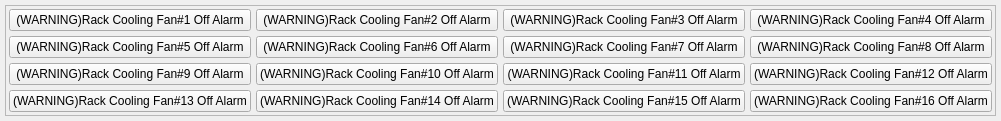
     <widget class="QWidget" name="tabD157">
      <attribute name="title">
       <string>D157</string>
      </attribute>
      <layout class="QVBoxLayout" name="verticalLayout_8" stretch="0">
       <property name="spacing">
        <number>5</number>
       </property>
       <property name="leftMargin">
        <number>5</number>
       </property>
       <property name="topMargin">
        <number>5</number>
       </property>
       <property name="rightMargin">
        <number>5</number>
       </property>
       <property name="bottomMargin">
        <number>5</number>
       </property>
       <item>
        <widget class="QFrame" name="frame_8">
         <property name="frameShape">
          <enum>QFrame::StyledPanel</enum>
         </property>
         <property name="frameShadow">
          <enum>QFrame::Raised</enum>
         </property>
         <layout class="QGridLayout" name="gridLayout_9">
          <property name="leftMargin">
           <number>3</number>
          </property>
          <property name="topMargin">
           <number>3</number>
          </property>
          <property name="rightMargin">
           <number>3</number>
          </property>
          <property name="bottomMargin">
           <number>3</number>
          </property>
          <property name="spacing">
           <number>5</number>
          </property>
          <item row="0" column="0">
           <widget class="QPushButton" name="D157_1">
            <property name="sizePolicy">
             <sizepolicy hsizetype="Preferred" vsizetype="Preferred">
              <horstretch>0</horstretch>
              <verstretch>0</verstretch>
             </sizepolicy>
            </property>
            <property name="text">
             <string>(WARNING)Rack Cooling Fan#1 Off Alarm</string>
            </property>
            <property name="checkable">
             <bool>true</bool>
            </property>
           </widget>
          </item>
          <item row="0" column="1">
           <widget class="QPushButton" name="D157_2">
            <property name="sizePolicy">
             <sizepolicy hsizetype="Preferred" vsizetype="Preferred">
              <horstretch>0</horstretch>
              <verstretch>0</verstretch>
             </sizepolicy>
            </property>
            <property name="text">
             <string>(WARNING)Rack Cooling Fan#2 Off Alarm</string>
            </property>
            <property name="checkable">
             <bool>true</bool>
            </property>
           </widget>
          </item>
          <item row="0" column="2">
           <widget class="QPushButton" name="D157_3">
            <property name="sizePolicy">
             <sizepolicy hsizetype="Preferred" vsizetype="Preferred">
              <horstretch>0</horstretch>
              <verstretch>0</verstretch>
             </sizepolicy>
            </property>
            <property name="text">
             <string>(WARNING)Rack Cooling Fan#3 Off Alarm</string>
            </property>
            <property name="checkable">
             <bool>true</bool>
            </property>
           </widget>
          </item>
          <item row="0" column="3">
           <widget class="QPushButton" name="D157_4">
            <property name="sizePolicy">
             <sizepolicy hsizetype="Preferred" vsizetype="Preferred">
              <horstretch>0</horstretch>
              <verstretch>0</verstretch>
             </sizepolicy>
            </property>
            <property name="text">
             <string>(WARNING)Rack Cooling Fan#4 Off Alarm</string>
            </property>
            <property name="checkable">
             <bool>true</bool>
            </property>
           </widget>
          </item>
          <item row="1" column="0">
           <widget class="QPushButton" name="D157_5">
            <property name="sizePolicy">
             <sizepolicy hsizetype="Preferred" vsizetype="Preferred">
              <horstretch>0</horstretch>
              <verstretch>0</verstretch>
             </sizepolicy>
            </property>
            <property name="text">
             <string>(WARNING)Rack Cooling Fan#5 Off Alarm</string>
            </property>
            <property name="checkable">
             <bool>true</bool>
            </property>
           </widget>
          </item>
          <item row="1" column="1">
           <widget class="QPushButton" name="D157_6">
            <property name="sizePolicy">
             <sizepolicy hsizetype="Preferred" vsizetype="Preferred">
              <horstretch>0</horstretch>
              <verstretch>0</verstretch>
             </sizepolicy>
            </property>
            <property name="text">
             <string>(WARNING)Rack Cooling Fan#6 Off Alarm</string>
            </property>
            <property name="checkable">
             <bool>true</bool>
            </property>
           </widget>
          </item>
          <item row="1" column="2">
           <widget class="QPushButton" name="D157_7">
            <property name="sizePolicy">
             <sizepolicy hsizetype="Preferred" vsizetype="Preferred">
              <horstretch>0</horstretch>
              <verstretch>0</verstretch>
             </sizepolicy>
            </property>
            <property name="text">
             <string>(WARNING)Rack Cooling Fan#7 Off Alarm</string>
            </property>
            <property name="checkable">
             <bool>true</bool>
            </property>
           </widget>
          </item>
          <item row="1" column="3">
           <widget class="QPushButton" name="D157_8">
            <property name="sizePolicy">
             <sizepolicy hsizetype="Preferred" vsizetype="Preferred">
              <horstretch>0</horstretch>
              <verstretch>0</verstretch>
             </sizepolicy>
            </property>
            <property name="text">
             <string>(WARNING)Rack Cooling Fan#8 Off Alarm</string>
            </property>
            <property name="checkable">
             <bool>true</bool>
            </property>
           </widget>
          </item>
          <item row="2" column="0">
           <widget class="QPushButton" name="D157_9">
            <property name="sizePolicy">
             <sizepolicy hsizetype="Preferred" vsizetype="Preferred">
              <horstretch>0</horstretch>
              <verstretch>0</verstretch>
             </sizepolicy>
            </property>
            <property name="text">
             <string>(WARNING)Rack Cooling Fan#9 Off Alarm</string>
            </property>
            <property name="checkable">
             <bool>true</bool>
            </property>
           </widget>
          </item>
          <item row="2" column="1">
           <widget class="QPushButton" name="D157_10">
            <property name="sizePolicy">
             <sizepolicy hsizetype="Preferred" vsizetype="Preferred">
              <horstretch>0</horstretch>
              <verstretch>0</verstretch>
             </sizepolicy>
            </property>
            <property name="text">
             <string>(WARNING)Rack Cooling Fan#10 Off Alarm</string>
            </property>
            <property name="checkable">
             <bool>true</bool>
            </property>
           </widget>
          </item>
          <item row="2" column="2">
           <widget class="QPushButton" name="D157_11">
            <property name="sizePolicy">
             <sizepolicy hsizetype="Preferred" vsizetype="Preferred">
              <horstretch>0</horstretch>
              <verstretch>0</verstretch>
             </sizepolicy>
            </property>
            <property name="text">
             <string>(WARNING)Rack Cooling Fan#11 Off Alarm</string>
            </property>
            <property name="checkable">
             <bool>true</bool>
            </property>
           </widget>
          </item>
          <item row="2" column="3">
           <widget class="QPushButton" name="D157_12">
            <property name="sizePolicy">
             <sizepolicy hsizetype="Preferred" vsizetype="Preferred">
              <horstretch>0</horstretch>
              <verstretch>0</verstretch>
             </sizepolicy>
            </property>
            <property name="text">
             <string>(WARNING)Rack Cooling Fan#12 Off Alarm</string>
            </property>
            <property name="checkable">
             <bool>true</bool>
            </property>
           </widget>
          </item>
          <item row="3" column="0">
           <widget class="QPushButton" name="D157_13">
            <property name="sizePolicy">
             <sizepolicy hsizetype="Preferred" vsizetype="Preferred">
              <horstretch>0</horstretch>
              <verstretch>0</verstretch>
             </sizepolicy>
            </property>
            <property name="text">
             <string>(WARNING)Rack Cooling Fan#13 Off Alarm</string>
            </property>
            <property name="checkable">
             <bool>true</bool>
            </property>
           </widget>
          </item>
          <item row="3" column="1">
           <widget class="QPushButton" name="D157_14">
            <property name="sizePolicy">
             <sizepolicy hsizetype="Preferred" vsizetype="Preferred">
              <horstretch>0</horstretch>
              <verstretch>0</verstretch>
             </sizepolicy>
            </property>
            <property name="text">
             <string>(WARNING)Rack Cooling Fan#14 Off Alarm</string>
            </property>
            <property name="checkable">
             <bool>true</bool>
            </property>
           </widget>
          </item>
          <item row="3" column="2">
           <widget class="QPushButton" name="D157_15">
            <property name="sizePolicy">
             <sizepolicy hsizetype="Preferred" vsizetype="Preferred">
              <horstretch>0</horstretch>
              <verstretch>0</verstretch>
             </sizepolicy>
            </property>
            <property name="text">
             <string>(WARNING)Rack Cooling Fan#15 Off Alarm</string>
            </property>
            <property name="checkable">
             <bool>true</bool>
            </property>
           </widget>
          </item>
          <item row="3" column="3">
           <widget class="QPushButton" name="D157_16">
            <property name="sizePolicy">
             <sizepolicy hsizetype="Preferred" vsizetype="Preferred">
              <horstretch>0</horstretch>
              <verstretch>0</verstretch>
             </sizepolicy>
            </property>
            <property name="text">
             <string>(WARNING)Rack Cooling Fan#16 Off Alarm</string>
            </property>
            <property name="checkable">
             <bool>true</bool>
            </property>
           </widget>
          </item>
         </layout>
        </widget>
       </item>
      </layout>
     </widget>
